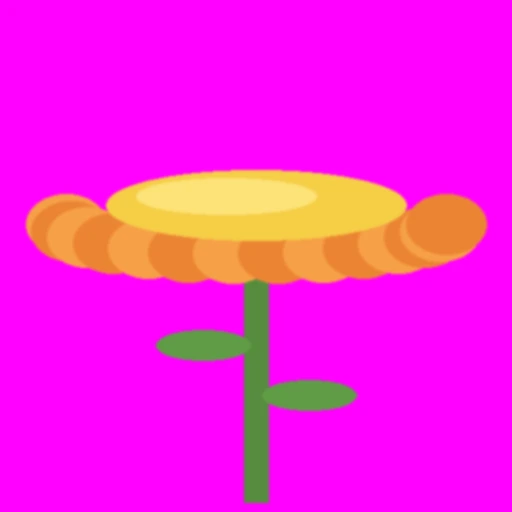
#> input picture tools/art/hfground/starts/bounce-bloom.webp, 512 x 512 px
$ python -i starts.py   (imports and definitions only)
#> lines starting #> are read from the running program, lines starting #| are printed output that depends on the picture
#> further down, picture is the input picture: PIL image 512x512 RGB; mean R, G, B 246.9, 33, 219.3
"""Starts for the painted ground (hf-art-ground, 2026-10-29; polish report VI-8): img2img starts built from each world's own kit pieces
(src/assets/kits/w<N>.webp fill/bank/bankEnd/mossStrip; World 1: proto/props-atlas.webp bank/bankEnd/mossStrip), so the repaint keeps
each world's look. Written to tools/art/hfground/starts/ (force-added; the GPU job reads them from GitHub raw at a pinned commit).

  fill-w<N>.webp  1024x1024: the world's fill (World 1: the soil under its bank top) with its lit bevel and dark bands cut away, laid
                  as a loose collage of flipped patches, its light flattened (no band, no lit edge), made brick-periodic (seam.brick)
  lip-w<N>.webp   1536x240 on magenta: the world's moss strip along the top, sketched roots hanging under it
  end-w<N>.webp   512x768 on magenta: a bank's right end, the soil face undercut and sloping in as it goes down, the moss lip rounding
                  over the corner, no stone slab
    python3 tools/art/hfground/starts.py
"""
import json, math, random, re, sys
from pathlib import Path

import numpy as np
from PIL import Image, ImageDraw, ImageFilter

HERE = Path(__file__).resolve().parent
sys.path.insert(0, str(HERE))
import seam  # noqa: E402

ROOT = HERE.parents[2]
OUT = HERE / 'starts'
# [1 line not run here, left out]
MAG = (255, 0, 255)

# [1 line that did not run here, left out]
# [1 line that did not run here, left out]
w1 = {}
# [3 lines not run here, left out]
# [1 line that did not run here, left out]


# [4 lines left out: function piece, not called in this run]


# the part of each fill that is plain soil: rows (and for World 1 columns) from its picture, measured on the row brightness profile
FILL_CROP = {1: ('bank', (16, 150, 548, 335)), 2: ('fill', (0, 30, 390, 250)), 3: ('fill', (0, 10, 393, 250)),
             4: ('fill', (0, 0, 366, 294)), 5: ('fill', (0, 8, 227, 152)), 6: ('fill', (0, 40, 397, 150)),
             7: ('fill', (0, 34, 306, 205)), 8: ('fill', (0, 0, 222, 295)),
             9: ('fill', None), 10: ('fill', None)}
# how big the patches go in (source px per start px), so the features keep about their size in the game
FILL_SCALE = {1: 1.6, 2: 1.5, 3: 1.5, 4: 1.4, 5: 2.2, 6: 1.6, 7: 1.7, 8: 1.5, 9: 1.5, 10: 1.6}


def flatten(img, sigma=110, keep=0.25):
    """take out the large-scale light (bands, lit edges, vignettes), keeping a little of it"""
#> called with sigma = 110, keep = 0.25
    a = np.asarray(img.convert('RGB'), np.float32)
    lum = a.mean(2)
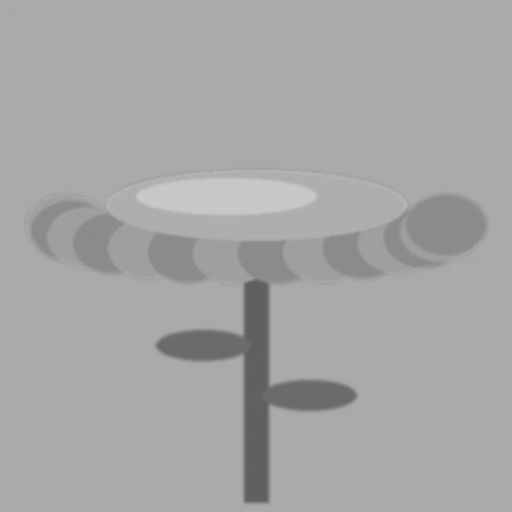
#> lum: shape (512, 512) float32; min 91.33, max 202.7, mean 166.4
    blur = np.asarray(Image.fromarray(np.clip(lum, 0, 255).astype(np.uint8)).filter(ImageFilter.GaussianBlur(sigma)), np.float32)
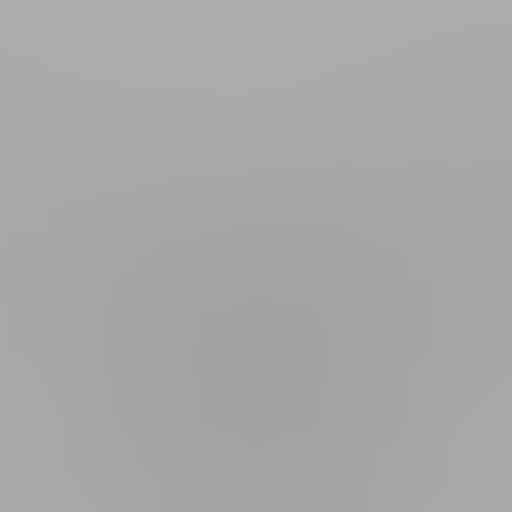
#> blur: shape (512, 512) float32; min 161, max 170, mean 166.7
    k = (lum.mean() / np.maximum(blur, 8)) ** (1 - keep)
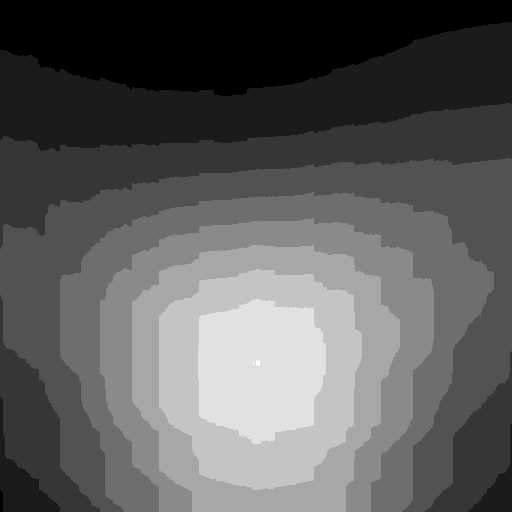
#> k: shape (512, 512) float32; min 0.984, max 1.03, mean 0.999; drawn with min black and max white
    return Image.fromarray(np.clip(a * k[..., None], 0, 255).astype(np.uint8))


# [37 lines left out: functions fill_start, on_mag, not called in this run]


def alpha_rows(a, thr=40):
    return np.where(a[..., 3].max(1) > thr)[0]


# [83 lines left out: functions lip_start, end_start, not called in this run]


# [7 lines not run here, left out]

>>> from PIL import Image
>>> picture = Image.open('starts/bounce-bloom.webp')
>>> result = flatten(picture)

$ run again, on tools/art/hfground/starts/bounce-w10.webp
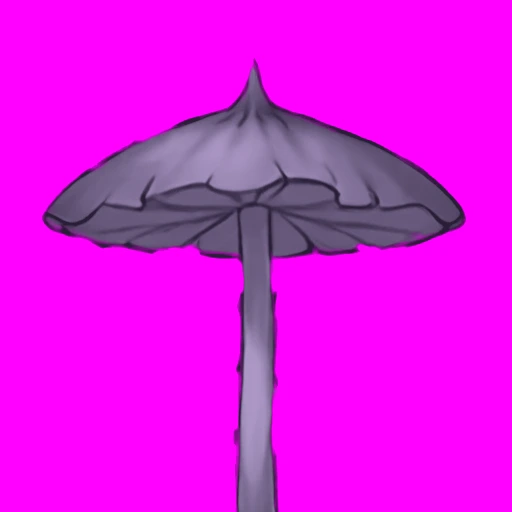
#> input picture tools/art/hfground/starts/bounce-w10.webp, 512 x 512 px
#> picture is the input picture: PIL image 512x512 RGB; mean R, G, B 224.8, 19.6, 228.9
#> in flatten, `blur = np.asarray(Image.fromarray(np.clip(lum, 0, 255).astype(np.uint8..`:
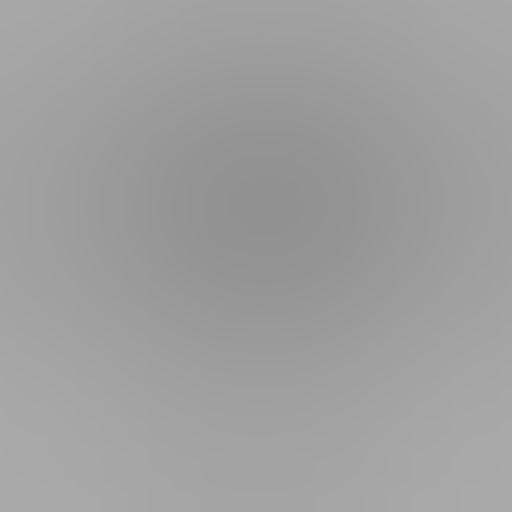
#> blur: shape (512, 512) float32; min 145, max 169, mean 158.4
#> in flatten, `k = (lum.mean() / np.maximum(blur, 8)) ** (1 - keep)`:
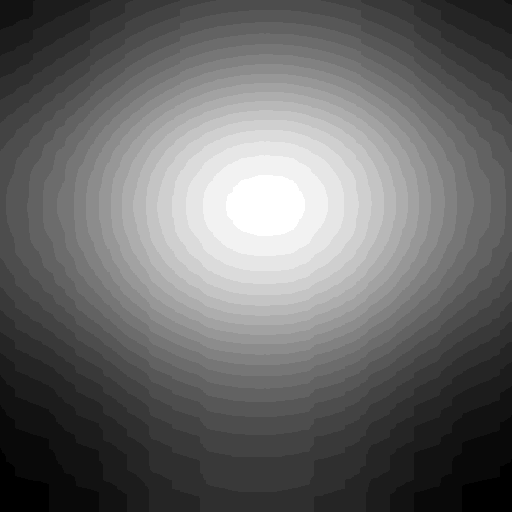
#> k: shape (512, 512) float32; min 0.95, max 1.07, mean 0.998; drawn with min black and max white

$ run again, on tools/art/hfground/starts/bounce-w3.webp
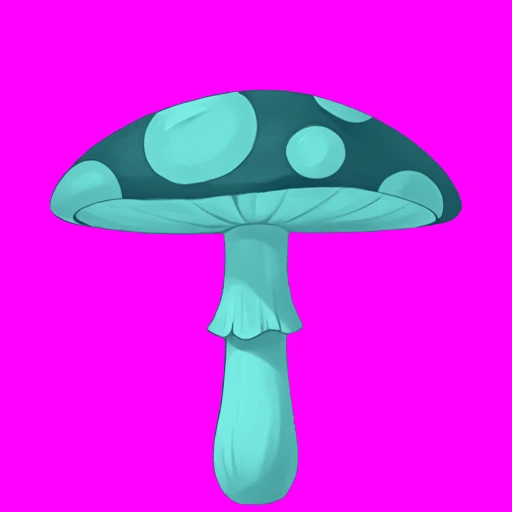
#> input picture tools/art/hfground/starts/bounce-w3.webp, 512 x 512 px
#> picture is the input picture: PIL image 512x512 RGB; mean R, G, B 212.1, 43.4, 234.4
#> in flatten, `lum = a.mean(2)`:
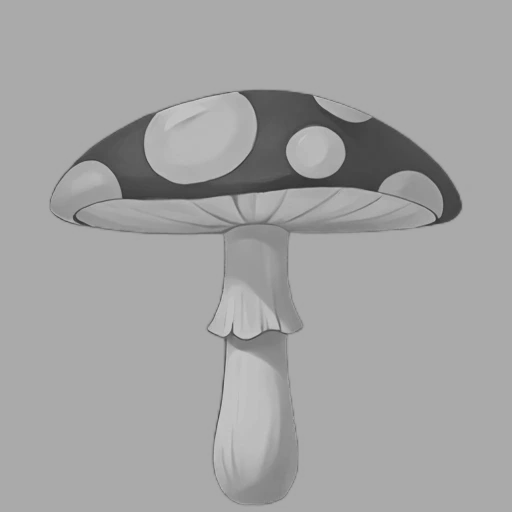
#> lum: shape (512, 512) float32; min 50.33, max 203.3, mean 163.3
#> in flatten, `k = (lum.mean() / np.maximum(blur, 8)) ** (1 - keep)`:
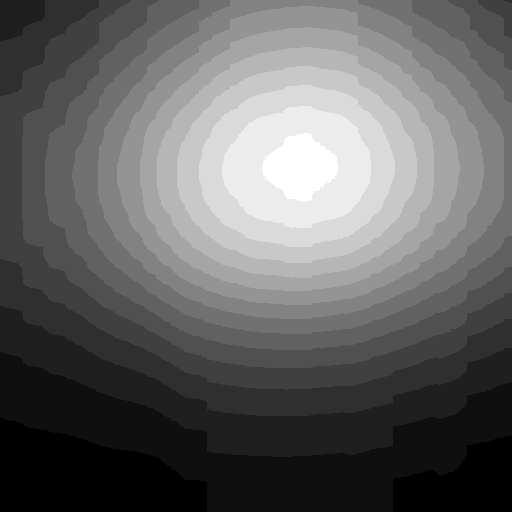
#> k: shape (512, 512) float32; min 0.97, max 1.04, mean 0.998; drawn with min black and max white
